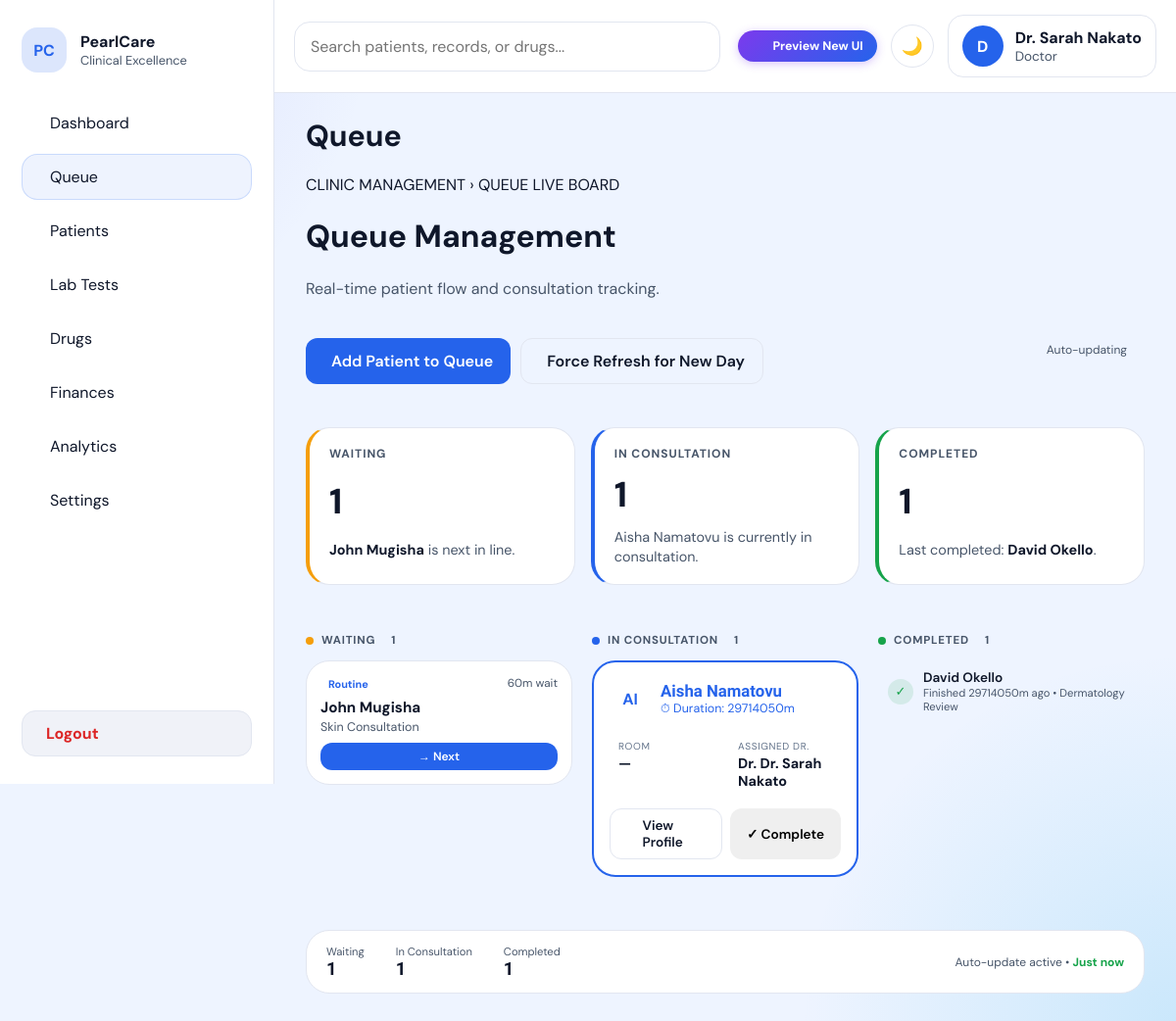
Page /queue (signed in) on the committed database.
### tables this page shows
CREATE TABLE IF NOT EXISTS users (
  id INT AUTO_INCREMENT PRIMARY KEY,
  full_name VARCHAR(180) NOT NULL,
  email VARCHAR(180) NOT NULL UNIQUE,
  password_hash VARCHAR(255) NOT NULL,
  role VARCHAR(32) NOT NULL,
  avatar VARCHAR(255) NULL,
  is_active TINYINT(1) NOT NULL DEFAULT 1,
  created_at TIMESTAMP DEFAULT CURRENT_TIMESTAMP,
  updated_at TIMESTAMP DEFAULT CURRENT_TIMESTAMP ON UPDATE CURRENT_TIMESTAMP
);

CREATE TABLE IF NOT EXISTS queue (
  id INT AUTO_INCREMENT PRIMARY KEY,
  patient_id INT NULL,
  visit_id INT NULL,
  queue_status ENUM('Waiting','In Consultation','Completed') NOT NULL DEFAULT 'Waiting',
  priority ENUM('Routine','Priority','Urgent') NOT NULL DEFAULT 'Routine',
  temp_file_number VARCHAR(120) NULL,
  temp_full_name VARCHAR(180) NULL,
  temp_age INT NULL,
  temp_gender VARCHAR(60) NULL,
  temp_residence VARCHAR(180) NULL,
  temp_phone VARCHAR(80) NULL,
  temp_email VARCHAR(180) NULL,
  temp_blood_type VARCHAR(60) NULL,
  temp_sulfa_reactive TINYINT(1) NULL,
  temp_penicillin_allergy TINYINT(1) NULL,
  temp_latex_allergy TINYINT(1) NULL,
  temp_other_allergies TEXT NULL,
  temp_visit_type VARCHAR(120) NULL,
  temp_chief_complaint TEXT NULL,
  assigned_doctor INT NULL,
  assigned_room VARCHAR(60) NULL,
  check_in_time DATETIME DEFAULT CURRENT_TIMESTAMP,
  start_time DATETIME NULL,
  end_time DATETIME NULL,
  created_at TIMESTAMP DEFAULT CURRENT_TIMESTAMP,
  updated_at TIMESTAMP DEFAULT CURRENT_TIMESTAMP ON UPDATE CURRENT_TIMESTAMP,
  FOREIGN KEY (patient_id) REFERENCES patients(id) ON DELETE CASCADE,
  FOREIGN KEY (visit_id) REFERENCES visits(id) ON DELETE CASCADE,
  FOREIGN KEY (assigned_doctor) REFERENCES users(id) ON DELETE SET NULL
);

### app/Views/queue/index.php (the view, shortened to what the rows shown need)
<div class="page-top">
    <div>
        <div class="breadcrumb">CLINIC MANAGEMENT › <span>QUEUE LIVE BOARD</span></div>
        <h1 class="page-title">Queue Management</h1>
        <p class="page-subtitle">Real-time patient flow and consultation tracking.</p>
    </div>
</div>
<div class="page-actions">
    <button class="btn btn-primary" onclick="openAddPatientModal()">
        <i data-lucide="plus"></i> Add Patient to Queue
    </button>
    <button class="btn btn-outline" onclick="forceRefreshQueue()">
        <i data-lucide="refresh-cw"></i> Force Refresh for New Day
    </button>
    <div style="margin-left:auto;">
        <span class="refresh-badge">Auto-updating <span class="spinner"></span></span>
    </div>
</div>
<div class="flow-cards">
    <div class="flow-card waiting">
        <div class="flow-card-title">Waiting</div>
        <div class="flow-card-count"><?php echo count($waiting); ?></div>
        <div class="flow-card-note" id="waiting-note">
            <?php echo count($waiting) > 0 ? '<strong>' . e($waiting[0]['full_name']) . '</strong> is next in line.' : 'No patients waiting right now.'; ?>
        </div>
    </div>
    <div class="flow-card consulting">
        <div class="flow-card-title">In Consultation</div>
        <div class="flow-card-count"><?php echo count($consult); ?></div>
        <div class="flow-card-note" id="consult-note">
            <?php echo count($consult) > 0 ? e($consult[0]['full_name']) . ' is currently in consultation.' : 'No active consultations currently.'; ?>
        </div>
    </div>
    <div class="flow-card completed">
        <div class="flow-card-title">Completed</div>
        <div class="flow-card-count"><?php echo count($completed); ?></div>
        <div class="flow-card-note" id="completed-note">
            <?php echo count($completed) > 0 ? 'Last completed: <strong>' . e($completed[0]['full_name']) . '</strong>.' : 'No completed consultations today.'; ?>
        </div>
    </div>
</div>
<div class="queue-board">
    <div>
        <div class="col-header"><span class="col-dot dot-yellow"></span>Waiting <span class="col-count" id="waiting-count"><?php echo count($waiting); ?></span></div>
        <div id="waiting-list">
            <?php foreach ($waiting as $q):
                $waitMins = round((time() - strtotime($q['check_in_time'])) / 60);
                $prioClass = 'prio-' . strtolower($q['priority']);
            ?>
            <div class="q-card" data-queue-id="<?php echo $q['id']; ?>">
                <div class="q-card-top">
                    <span class="q-prio-tag <?php echo $prioClass; ?>"><?php echo e($q['priority']); ?></span>
                    <span class="q-wait-time"><?php echo $waitMins; ?>m wait</span>
                </div>
                <div class="q-name"><?php echo e($q['full_name']); ?></div>
                <div class="q-reason"><?php echo e($q['visit_type']); ?></div>
                <div class="q-actions">
                    <button class="btn btn-primary" onclick="moveToConsultation(this, <?php echo $q['id']; ?>)">→ Next</button>
                </div>
            </div>
            <?php endforeach; ?>
        </div>
    </div>
    <div>
        <div class="col-header"><span class="col-dot dot-blue"></span>In Consultation <span class="col-count" id="consult-count"><?php echo count($consult); ?></span></div>
        <div id="consult-list">
            <?php foreach ($consult as $i => $q):
                $activeMins = round((time() - strtotime($q['start_time'])) / 60);
            ?>
            <?php if ($i === 0): ?>
            <div class="q-active-card" data-queue-id="<?php echo $q['id']; ?>">
                <div style="display:flex;align-items:center;gap:10px;margin-bottom:12px;">
                    <div style="width:42px;height:42px;border-radius:50%;background:var(--primary-bg);color:var(--primary);display:flex;align-items:center;justify-content:center;font-weight:700;"><?php echo strtoupper(substr($q['full_name'], 0, 2)); ?></div>
                    <div>
                        <div class="q-active-name"><?php echo e($q['full_name']); ?></div>
                        <div class="text-xs" style="color:var(--primary);">⏱ <span class="timer-display" data-start="<?php echo $q['start_time']; ?>">Duration: <?php echo $activeMins; ?>m</span></div>
                    </div>
                </div>
                <div class="q-meta-row">
                    <div class="q-meta-box"><div class="q-meta-lbl">ROOM</div><div class="q-meta-val"><?php echo e($q['assigned_room'] ?? '—'); ?></div></div>
                    <div class="q-meta-box"><div class="q-meta-lbl">ASSIGNED DR.</div><div class="q-meta-val">Dr. <?php echo e($q['doctor_name'] ?? $currentUserName); ?></div></div>
                </div>
                <div style="display:flex;gap:8px;">
                    <?php if (!empty($q['patient_id']) && canDo('patients','view')): ?>
                    <a href="<?php echo BASE_URL; ?>/patients/profile?id=<?php echo $q['patient_id']; ?>" class="btn btn-outline btn-sm" target="_blank" style="flex:1;justify-content:center;">
                        <i data-lucide="user-round" style="width:14px;height:14px;"></i> View Profile
                    </a>
                    <?php endif; ?>
                    <button class="btn btn-success <?php echo (!empty($q['patient_id']) && canDo('patients','view')) ? 'btn-sm' : ''; ?>" style="flex:1;justify-content:center;" onclick="completeConsultation(this, <?php echo $q['id']; ?>)">✓ Complete</button>
                </div>
            </div>
            <?php endif; ?>
            <?php endforeach; ?>
        </div>
    </div>
    <div>
        <div class="col-header"><span class="col-dot dot-green"></span>Completed <span class="col-count" id="completed-count"><?php echo count($completed); ?></span></div>
        <div id="completed-list">
            <?php foreach ($completed as $q):
                $agoMins = round((time() - strtotime($q['end_time'])) / 60);
            ?>
            <div class="done-row">
                <div class="done-check">✓</div>
                <div>
                    <div class="done-name"><?php echo e($q['full_name']); ?></div>
                    <div class="done-sub">Finished <?php echo $agoMins; ?>m ago • <?php echo e($q['visit_type']); ?></div>
                </div>
            </div>
            <?php endforeach; ?>
        </div>
    </div>
</div>
<div class="queue-footer">
    <div><div class="q-stat-label"><i data-lucide="clock"></i> Waiting</div><div class="q-stat-value" id="stat-waiting"><?php echo count($waiting); ?></div></div>
    <div><div class="q-stat-label"><i data-lucide="user"></i> In Consultation</div><div class="q-stat-value" id="stat-consult"><?php echo count($consult); ?></div></div>
    <div><div class="q-stat-label"><i data-lucide="check-circle"></i> Completed</div><div class="q-stat-value" id="stat-completed"><?php echo count($completed); ?></div></div>
    <div class="sync-note">Auto-update active • <strong id="last-sync">Just now</strong></div>
</div>

### app/Views/layouts/main.php (shortened to what the rows shown need)
<?php
$user  = currentUser();
$theme = getTheme();
$useV2     = !empty($_SESSION['preview_ui']) || !empty($_COOKIE['ui_v2']);
if (!function_exists('navItem')) {
    function navItem(string $key, string $label, string $href, string $icon, string $pageKey): void {
        global $activePage;
        if (!canDo($pageKey, 'view')) return;
        $activeClass = routeActive($key, $activePage) ? 'active' : '';
        echo '<a href="' . e($href) . '" class="nav-link ' . $activeClass . '">'
            . '<span class="nav-icon"><i data-lucide="' . e($icon) . '"></i></span>'
            . '<span>' . e($label) . '</span>'
            . '</a>';
    }
}
?>
<!DOCTYPE html>
<html lang="en" data-theme="<?php echo e($theme); ?>">
<head>
    <link rel="stylesheet" href="<?php echo BASE_URL; ?>/public/<?php echo $useV2 ? 'style-v2.css' : 'style.css'; ?>">
</head>
<body>
    <div class="app-shell">
        <aside class="sidebar">
            <div class="brand">
                <div class="brand-icon">PC</div>
                <div>
                    <div class="brand-title">PearlCare</div>
                    <div class="brand-subtitle">Clinical Excellence</div>
                </div>
            </div>
            <nav class="nav-menu">
                <?php navItem('Dashboard',   'Dashboard',   BASE_URL . '/dashboard',   'house',             'dashboard'); ?>
            </nav>
            <div class="sidebar-footer">
                <a href="<?php echo BASE_URL; ?>/logout" class="sidebar-logout">
                    <span>Logout</span>
                </a>
            </div>
        </aside>
        <main class="main-shell">
            <header class="topbar">
                <div class="search-bar">
                    <input type="search" id="globalSearch" placeholder="Search patients, records, or drugs..." autocomplete="off">
                </div>
                <div class="topbar-actions">
                    <?php if (!$useV2): ?>
                    <a href="?preview_ui=1" style="display:inline-flex;align-items:center;gap:7px;padding:8px 14px;border-radius:50px;background:linear-gradient(135deg,#7c3aed,#2563eb);color:#fff;font-size:.78rem;font-weight:700;text-decoration:none;box-shadow:0 2px 10px rgba(124,58,237,.3);transition:all .15s;white-space:nowrap;">
                        <i data-lucide="sparkles" style="width:14px;height:14px;"></i> Preview New UI
                    </a>
                    <?php endif; ?>
                    <button class="theme-toggle" id="themeToggle" type="button" aria-label="Toggle theme">
                        <?php echo $theme === 'dark' ? '☀️' : '🌙'; ?>
                    </button>
                    <div class="user-chip">
                        <span class="user-avatar"><?php echo strtoupper(substr($user['full_name'] ?? 'U', 0, 1)); ?></span>
                        <div>
                            <div class="user-name"><?php echo e($user['full_name'] ?? 'User'); ?></div>
                            <div class="user-role"><?php echo e(ucfirst($user['role'] ?? 'Staff')); ?></div>
                        </div>
                    </div>
                </div>
            </header>
            <div class="page-wrapper">
                <div class="page-header">
                    <div>
                        <h1><?php echo e($pageTitle); ?></h1>
                    </div>
                </div>
                <div class="page-content">

### rows in the picture
users: full_name "D", full_name "Dr. Sarah Nakato", role "Doctor"
queue: priority "Routine", check_in_time "60", full_name "John Mugisha", visit_type "Skin Consultation"
queue: full_name "AI", full_name "Aisha Namatovu", start_time "29714050", assigned_room "—", assigned_doctor.full_name "Dr. Sarah Nakato"
queue: full_name "David Okello", end_time "29714050", visit_type "Dermatology Review"

### other values in the picture
$label "Dashboard Queue Patients Lab Tests Drugs Finances Analytics Settings"
$pageTitle "Queue"
count($waiting) "1"
$waiting[0]['full_name'] "John Mugisha"
count($consult) "1"
$consult[0]['full_name'] "Aisha Namatovu"
count($completed) "1"
$completed[0]['full_name'] "David Okello"
